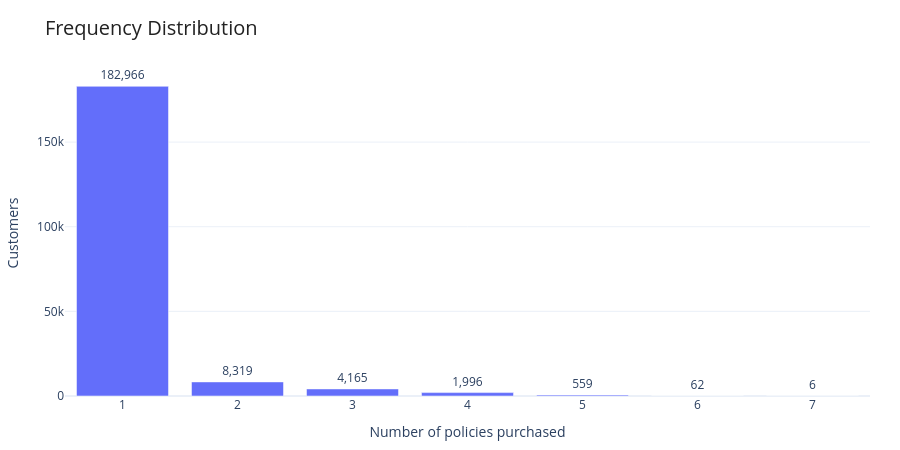

The cell this chart's notebook holds for it:
### Code cell
# Frequency distribution
frequency_plot = (
    rfm_base["frequency"]
    .value_counts()
    .sort_index()
    .reset_index()
)

frequency_plot.columns = ["frequency", "customers"]

fig = px.bar(
    frequency_plot,
    x="frequency",
    y="customers",
    text="customers",
    title="Frequency Distribution",
    labels={
        "frequency": "Number of policies purchased",
        "customers": "Customers"
    },
    template="plotly_white"
)

fig.update_traces(
    texttemplate="%{text:,}",
    textposition="outside",
    hovertemplate=(
        "Policies purchased: %{x}<br>"
        "Customers: %{y:,}<extra></extra>"
    )
)

fig.update_layout(
    title_font_size=20,
    title_font_color="#222222",
    xaxis=dict(
        dtick=1
    ),
    showlegend=False,
    height=450,
    margin=dict(l=50, r=30, t=70, b=50)
)

fig.show()

### Figure 1 — Plotly figure (JSON) as saved in the notebook; plotly's stock layout.template omitted (floating-point values rounded to 4 significant figures)
{"data": [{"alignmentgroup": "True", "hovertemplate": "Policies purchased: %{x}<br>Customers: %{y:,}<extra></extra>", "legendgroup": "", "marker": {"color": "#636efa", "pattern": {"shape": ""}}, "name": "", "offsetgroup": "", "orientation": "v", "showlegend": false, "text": [182966, 8319, 4165, 1996, 559, 62, 6], "textposition": "outside", "texttemplate": "%{text:,}", "type": "bar", "x": [1, 2, 3, 4, 5, 6, 7], "xaxis": "x", "y": [182966, 8319, 4165, 1996, 559, 62, 6], "yaxis": "y"}], "layout": {"barmode": "relative", "height": 450, "legend": {"tracegroupgap": 0}, "margin": {"b": 50, "l": 50, "r": 30, "t": 70}, "showlegend": false, "title": {"font": {"color": "#222222", "size": 20}, "text": "Frequency Distribution"}, "xaxis": {"anchor": "y", "domain": [0, 1], "dtick": 1, "title": {"text": "Number of policies purchased"}}, "yaxis": {"anchor": "x", "domain": [0, 1], "title": {"text": "Customers"}}}}
